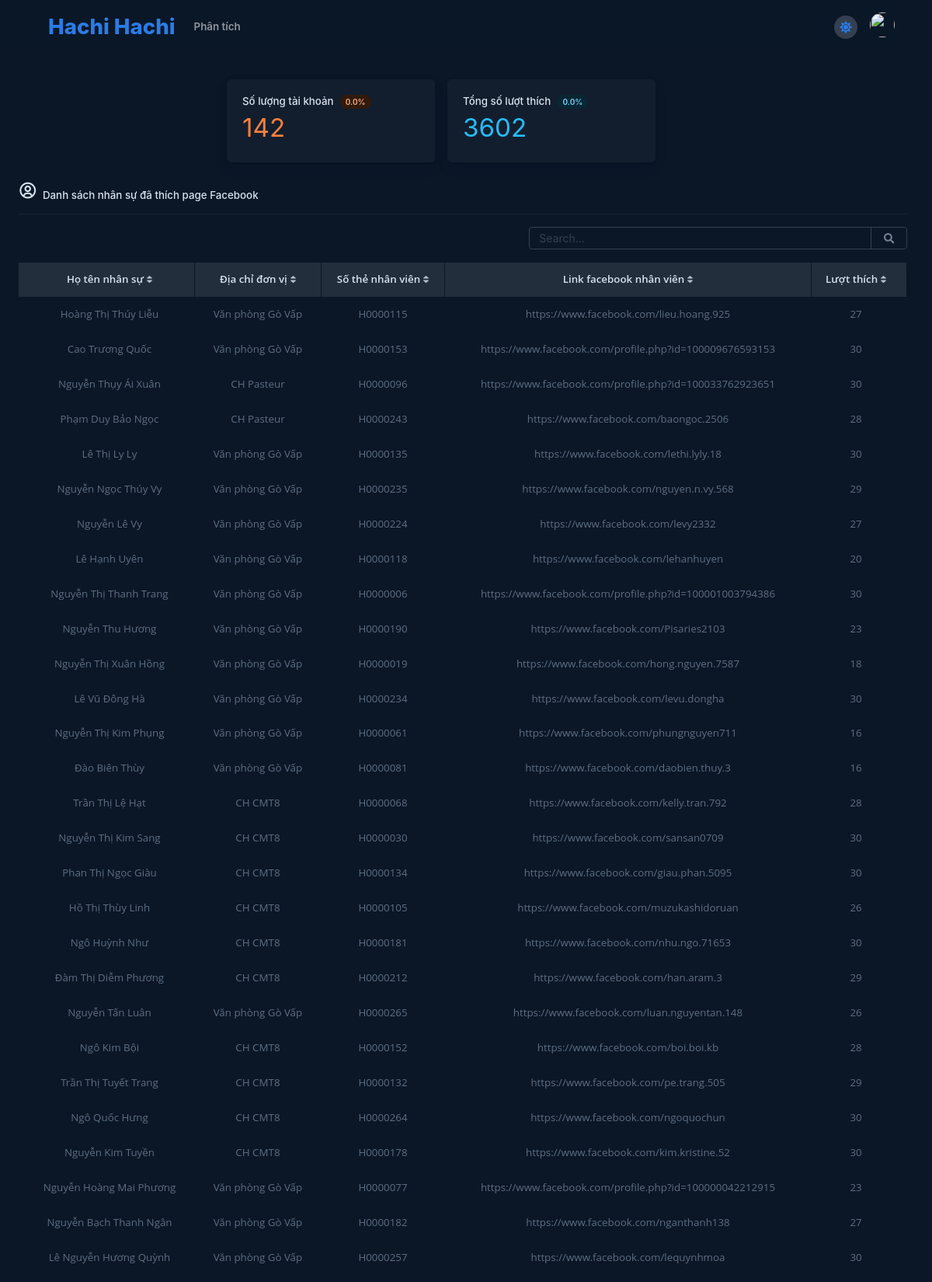
The page / (upper part) on the database its author committed.
### models.py (models this page shows)
class bang_nhan_vien(SQLModel, table=True):
    id: Optional[int] = Field(default=None, primary_key=True)
    ho_ten_nhan_su: str
    don_vi: str
    so_the_nhan_vien: str
    link_fb_nhan_vien: str
    luot_thich: str

### app.py (the view)
@app.get("/", response_class=HTMLResponse)
async def read_item(request: Request):
    statement4 = select(bang_nhan_vien)
    results4 = session.exec(statement4).all()
    so_luong= len(results4)
    k=0
    for results4 in results4:
        k=k+int(results4.luot_thich)
    statement = select(bang_nhan_vien)
    results = session.exec(statement).all()
    statement2 = select(update_data)
    results2 = session.exec(statement2).all()
    return templates.TemplateResponse("1.html", {"request": request, "results": results,"results2":results2,"so_luong":so_luong,"tong_luot_thich":k})

### templates/1.html (shortened to what this page needs)
<!DOCTYPE html>
<html lang="en-US" dir="ltr" class="dark chrome windows fontawesome-i2svg-active fontawesome-i2svg-complete">
<head>
  <link href="https://unpkg.com/boxicons@2.1.4/css/boxicons.min.css" rel="stylesheet" />
  <link rel="stylesheet" href="{{ url_for('static', path='/style11.css') }}" />
  <link href="{{ url_for('static', path='/prism-okaidia.css') }}" rel="stylesheet" />
  <link href="{{ url_for('static', path='/css') }}" rel="stylesheet" />
  <link href="{{ url_for('static', path='/simplebar.min.css') }}" rel="stylesheet" />
  <link href="{{ url_for('static', path='/theme-rtl.min.css') }}" rel="stylesheet" id="style-rtl" disabled="true" />
  <link href="{{ url_for('static', path='/theme.min.css') }}" rel="stylesheet" id="style-default" />
  <link href="{{ url_for('static', path='/user-rtl.min.css') }}" rel="stylesheet" id="user-style-rtl" disabled="true" />
  <link href="{{ url_for('static', path='/user.min.css') }}" rel="stylesheet" id="user-style-default" />
</head>
<body>
  <div style="width: 100%" class="row">
    <nav class="navbar navbar-light navbar-glass navbar-top navbar-expand-lg">
      <a style="margin-left: 30px" class="navbar-brand me-1 me-sm-3" href="../index.html">
        <div class="d-flex align-items-center">
            alt="" width="40" /><span class="font-sans-serif">Hachi Hachi</span>
        </div>
      </a>
      <div class="navbar-collapse scrollbar collapse show" id="navbarStandard" style="">
        <ul class="navbar-nav" data-top-nav-dropdowns="data-top-nav-dropdowns">
          <li class="nav-item dropdown">
            <a class="nav-link" href="#" role="button" data-bs-toggle="dropdown" aria-haspopup="true"
              aria-expanded="false" id="dashboards">
              Phân tích</a>
          </li>
        </ul>
      </div>
      <ul class="navbar-nav navbar-nav-icons ms-auto flex-row align-items-center">
        <li class="nav-item">
          <div class="theme-control-toggle fa-icon-wait px-2">
              data-theme-control="theme" value="dark" checked="true" /><label
              class="mb-0 theme-control-toggle-label theme-control-toggle-light" for="themeControlToggle"
              data-bs-toggle="tooltip" data-bs-placement="left" aria-label="Switch to light theme"
              data-bs-original-title="Switch to light theme"></label>
          </div>
        </li>
        <li class="nav-item dropdown">
          <a class="nav-link pe-0 ps-2" id="navbarDropdownUser" role="button" data-bs-toggle="dropdown"
            aria-haspopup="true" aria-expanded="false">
            <div class="avatar avatar-xl">
              <img class="rounded-circle"
                src="https://scontent.fdad3-4.fna.fbcdn.net/v/t39.30808-6/327315607_552887853442088_5496022593784357040_n.jpg?_nc_cat=104&amp;cb=99be929b-3346023f&amp;ccb=1-7&amp;_nc_sid=09cbfe&amp;_nc_ohc=VGB9_fslFyYAX_UShGy&amp;_nc_ht=scontent.fdad3-4.fna&amp;oh=00_AfAkH4DqqljfzyyUyS9iV756nub0WXdonO787sdruxY-fg&amp;oe=64C5A0DA"
                alt="" />
            </div>
          </a>
        </li>
      </ul>
    </nav>
    <div style="width: 100%;margin-left: 25%;" class="col">
      <div class="row w-100">
        <div class="row g-3 mb-3 center">
          <div  class="col-sm-6 col-md-4 center">
            <div class="card overflow-hidden" style="min-width: 12rem">
              <div class="bg-holder bg-card" style="background-image:url(https://prium.github.io/falcon/v3.14.0/assets/img/icons/spot-illustrations/corner-1.png);"></div>
              <div class="card-body position-relative">
                <h6>Số lượng tài khoản<span class="badge badge-soft-warning rounded-pill ms-2">0.0%</span></h6>
                <div class="display-4 fs-4 mb-2 fw-normal font-sans-serif text-warning" data-countup="{&quot;endValue&quot;:58.386,&quot;decimalPlaces&quot;:2,&quot;suffix&quot;:&quot;k&quot;}">{{ so_luong }}</div>
              </div>
            </div>
          </div>
          <div class="col-sm-6 col-md-4 center">
            <div class="card overflow-hidden" style="min-width: 12rem">
              <div class="bg-holder bg-card" style="background-image:url(https://prium.github.io/falcon/v3.14.0/assets/img/icons/spot-illustrations/corner-2.png);"></div>
              <div class="card-body position-relative">
                <h6>Tổng số lượt thích<span class="badge badge-soft-info rounded-pill ms-2">0.0%</span></h6>
                <div class="display-4 fs-4 mb-2 fw-normal font-sans-serif text-info" data-countup="{&quot;endValue&quot;:23.434,&quot;decimalPlaces&quot;:2,&quot;suffix&quot;:&quot;k&quot;}">{{ tong_luot_thich }}</div>
              </div>
            </div>
          </div>
        </div>
      </div>
    </div>
    <div style="text-align: center" id="tableExample3"
      data-list='{"valueNames":["name","dv","st","lf","lt"],"page":10,"pagination":true}'>
      <div style="margin-left: 2%; align-items: center"
        class="card-header d-flex flex-between-center py-2 border-bottom">
        <h6 class="mb-2">
          <i style="font-size: 25px; padding-right: 3px" class="bx bx-user-circle"></i>
          Danh sách nhân sự đã thích page Facebook
        </h6>
      </div>
      <div class="row justify-content-end g-0">
        <div class="col-auto col-sm-5 mb-3 mt-3 ml-1">
          <form>
            <div class="input-group">
              <input class="form-control form-control-sm shadow-none search" type="search" placeholder="Search..."
                aria-label="search" />
              <div class="input-group-text bg-transparent">
              </div>
            </div>
          </form>
        </div>
      </div>
      <div style="margin-left: 2%" class="table-responsive scrollbar">
        <table class="table table-bordered table-striped fs--1 mb-0">
          <thead class="bg-200 text-900">
            <tr>
              <th class="sort" data-sort="name">Họ tên nhân sự</th>
              <th class="sort" data-sort="dv">Địa chỉ đơn vị</th>
              <th class="sort" data-sort="st">Số thẻ nhân viên</th>
              <th class="sort" data-sort="lf">Link facebook nhân viên</th>
              <th class="sort" data-sort="lt">Lượt thích</th>
            </tr>
          </thead>
          <tbody class="list">
            {% for results in results %}
            <tr>
              <td class="name">{{ results.ho_ten_nhan_su }}</td>
              <td class="dv">{{ results.don_vi }}</td>
              <td class="st">{{ results.so_the_nhan_vien }}</td>
              <td class="lf">{{ results.link_fb_nhan_vien }}</td>
              <td class="lt">{{ results.luot_thich }}</td>
            </tr>
            {% endfor %}
          </tbody>
        </table>
      </div>
    </div>
  </div>
</body>
</html>

### static/style11.css (style rules this page uses)
svg:not(:root).svg-inline--fa { overflow: visible }
.svg-inline--fa { display: inline-block; font-size: inherit; height: 1em; overflow: visible; vertical-align: -.125em }
.svg-inline--fa.fa-w-16 { width: 1em }

### rows shown on the page
bang_nhan_vien: ho_ten_nhan_su "Hoàng Thị Thúy Liễu", don_vi "Văn phòng Gò Vấp", so_the_nhan_vien "H0000115", link_fb_nhan_vien "https://www.facebook.com/lieu.hoang.925", luot_thich "27"
bang_nhan_vien: ho_ten_nhan_su "Cao Trương Quốc", don_vi "Văn phòng Gò Vấp", so_the_nhan_vien "H0000153", link_fb_nhan_vien "https://www.facebook.com/profile.php?id=100009676593153", luot_thich "30"
bang_nhan_vien: ho_ten_nhan_su "Nguyễn Thụy Ái Xuân", don_vi "CH Pasteur", so_the_nhan_vien "H0000096", link_fb_nhan_vien "https://www.facebook.com/profile.php?id=100033762923651", luot_thich "30"
bang_nhan_vien: ho_ten_nhan_su "Phạm Duy Bảo Ngọc", don_vi "CH Pasteur", so_the_nhan_vien "H0000243", link_fb_nhan_vien "https://www.facebook.com/baongoc.2506", luot_thich "28"
bang_nhan_vien: ho_ten_nhan_su "Lê Thị Ly Ly", don_vi "Văn phòng Gò Vấp", so_the_nhan_vien "H0000135", link_fb_nhan_vien "https://www.facebook.com/lethi.lyly.18", luot_thich "30"
bang_nhan_vien: ho_ten_nhan_su "Nguyễn Ngọc Thúy Vy", don_vi "Văn phòng Gò Vấp", so_the_nhan_vien "H0000235", link_fb_nhan_vien "https://www.facebook.com/nguyen.n.vy.568", luot_thich "29"
bang_nhan_vien: ho_ten_nhan_su "Nguyễn Lê Vy", don_vi "Văn phòng Gò Vấp", so_the_nhan_vien "H0000224", link_fb_nhan_vien "https://www.facebook.com/levy2332", luot_thich "27"
bang_nhan_vien: ho_ten_nhan_su "Lê Hạnh Uyên", don_vi "Văn phòng Gò Vấp", so_the_nhan_vien "H0000118", link_fb_nhan_vien "https://www.facebook.com/lehanhuyen", luot_thich "20"
bang_nhan_vien: ho_ten_nhan_su "Nguyễn Thị Thanh Trang", don_vi "Văn phòng Gò Vấp", so_the_nhan_vien "H0000006", link_fb_nhan_vien "https://www.facebook.com/profile.php?id=100001003794386", luot_thich "30"
bang_nhan_vien: ho_ten_nhan_su "Nguyễn Thu Hương", don_vi "Văn phòng Gò Vấp", so_the_nhan_vien "H0000190", link_fb_nhan_vien "https://www.facebook.com/Pisaries2103", luot_thich "23"
bang_nhan_vien: ho_ten_nhan_su "Nguyễn Thị Xuân Hồng", don_vi "Văn phòng Gò Vấp", so_the_nhan_vien "H0000019", link_fb_nhan_vien "https://www.facebook.com/hong.nguyen.7587", luot_thich "18"
bang_nhan_vien: ho_ten_nhan_su "Lê Vũ Đông Hà", don_vi "Văn phòng Gò Vấp", so_the_nhan_vien "H0000234", link_fb_nhan_vien "https://www.facebook.com/levu.dongha", luot_thich "30"
bang_nhan_vien: ho_ten_nhan_su "Nguyễn Thị Kim Phụng", don_vi "Văn phòng Gò Vấp", so_the_nhan_vien "H0000061", link_fb_nhan_vien "https://www.facebook.com/phungnguyen711", luot_thich "16"
bang_nhan_vien: ho_ten_nhan_su "Đào Biên Thùy", don_vi "Văn phòng Gò Vấp", so_the_nhan_vien "H0000081", link_fb_nhan_vien "https://www.facebook.com/daobien.thuy.3", luot_thich "16"
bang_nhan_vien: ho_ten_nhan_su "Trần Thị Lệ Hạt", don_vi "CH CMT8", so_the_nhan_vien "H0000068", link_fb_nhan_vien "https://www.facebook.com/kelly.tran.792", luot_thich "28"
bang_nhan_vien: ho_ten_nhan_su "Nguyễn Thị Kim Sang", don_vi "CH CMT8", so_the_nhan_vien "H0000030", link_fb_nhan_vien "https://www.facebook.com/sansan0709", luot_thich "30"
bang_nhan_vien: ho_ten_nhan_su "Phan Thị Ngọc Giàu", don_vi "CH CMT8", so_the_nhan_vien "H0000134", link_fb_nhan_vien "https://www.facebook.com/giau.phan.5095", luot_thich "30"
bang_nhan_vien: ho_ten_nhan_su "Hồ Thị Thùy Linh", don_vi "CH CMT8", so_the_nhan_vien "H0000105", link_fb_nhan_vien "https://www.facebook.com/muzukashidoruan", luot_thich "26"
bang_nhan_vien: ho_ten_nhan_su "Ngô Huỳnh Như", don_vi "CH CMT8", so_the_nhan_vien "H0000181", link_fb_nhan_vien "https://www.facebook.com/nhu.ngo.71653", luot_thich "30"
bang_nhan_vien: ho_ten_nhan_su "Đàm Thị Diễm Phương", don_vi "CH CMT8", so_the_nhan_vien "H0000212", link_fb_nhan_vien "https://www.facebook.com/han.aram.3", luot_thich "29"
bang_nhan_vien: ho_ten_nhan_su "Nguyễn Tấn Luân", don_vi "Văn phòng Gò Vấp", so_the_nhan_vien "H0000265", link_fb_nhan_vien "https://www.facebook.com/luan.nguyentan.148", luot_thich "26"
bang_nhan_vien: ho_ten_nhan_su "Ngô Kim Bội", don_vi "CH CMT8", so_the_nhan_vien "H0000152", link_fb_nhan_vien "https://www.facebook.com/boi.boi.kb", luot_thich "28"
bang_nhan_vien: ho_ten_nhan_su "Trần Thị Tuyết Trang", don_vi "CH CMT8", so_the_nhan_vien "H0000132", link_fb_nhan_vien "https://www.facebook.com/pe.trang.505", luot_thich "29"
bang_nhan_vien: ho_ten_nhan_su "Ngô Quốc Hưng", don_vi "CH CMT8", so_the_nhan_vien "H0000264", link_fb_nhan_vien "https://www.facebook.com/ngoquochun", luot_thich "30"
bang_nhan_vien: ho_ten_nhan_su "Nguyễn Kim Tuyền", don_vi "CH CMT8", so_the_nhan_vien "H0000178", link_fb_nhan_vien "https://www.facebook.com/kim.kristine.52", luot_thich "30"
bang_nhan_vien: ho_ten_nhan_su "Nguyễn Hoàng Mai Phương", don_vi "Văn phòng Gò Vấp", so_the_nhan_vien "H0000077", link_fb_nhan_vien "https://www.facebook.com/profile.php?id=100000042212915", luot_thich "23"
bang_nhan_vien: ho_ten_nhan_su "Nguyễn Bạch Thanh Ngân", don_vi "Văn phòng Gò Vấp", so_the_nhan_vien "H0000182", link_fb_nhan_vien "https://www.facebook.com/nganthanh138", luot_thich "27"
bang_nhan_vien: ho_ten_nhan_su "Lê Nguyễn Hương Quỳnh", don_vi "Văn phòng Gò Vấp", so_the_nhan_vien "H0000257", link_fb_nhan_vien "https://www.facebook.com/lequynhmoa", luot_thich "30"

### other values the page prints
{{ so_luong }} "142"
{{ tong_luot_thich }} "3602"
